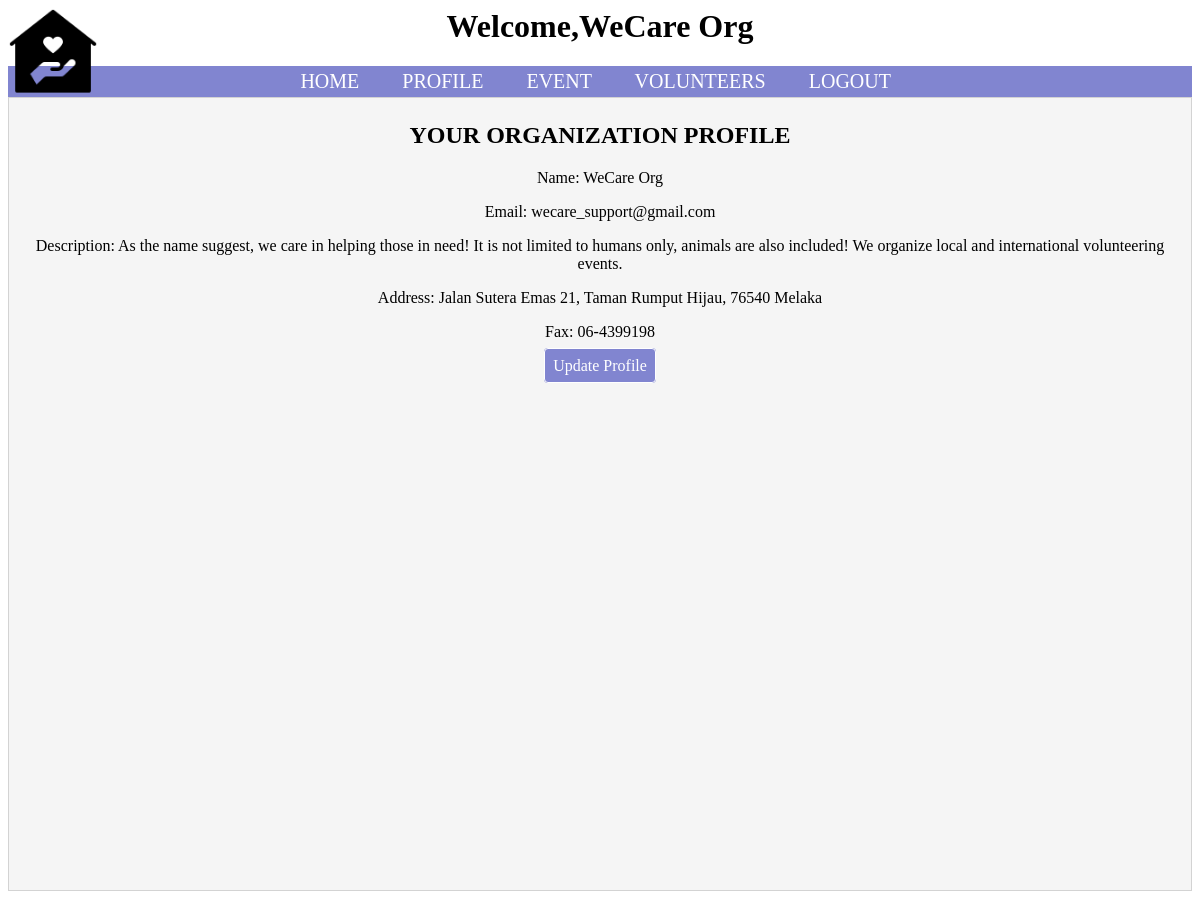
Screenshot of /manageOrg.php (signed in) with the database file from the repository.
### tables this page shows
CREATE TABLE `organisation` (
  `orgID` int(3) NOT NULL,
  `orgPwd` varchar(12) NOT NULL,
  `orgHash` varchar(255) NOT NULL,
  `orgName` varchar(50) NOT NULL,
  `orgEmail` varchar(64) NOT NULL,
  `orgDescription` varchar(255) NOT NULL,
  `OrgFax` varchar(12) DEFAULT NULL,
  `OrgAddress` varchar(255) DEFAULT NULL
);

### manageOrg.php (the view, shortened to what this page needs)
<?php
include("config.php");
?>
<html>
<head>
<link rel="stylesheet" href="organisation.css?v=<?php echo time(); ?>">
</head>
<header>
<img class='icon' src='org.png'></img>
<?php if(isset($_SESSION["userName"])){
echo "<h1>Welcome,".$_SESSION["userName"]."</h1>";}else{ echo "<h1>Welcome, hackers</h1>";}?>
</header>
<nav>
	<a class="a1" href="org_index.php"> HOME </a>&nbsp
	<a class="a1" href="manageOrg.php"> PROFILE </a>&nbsp
	<a class="a1" href="eventOrg.php"> EVENT </a>&nbsp
	<a class="a1" href="volunteerOrg.php"> VOLUNTEERS </a>&nbsp
	<a class="a1" href="logout.php"> LOGOUT </a>&nbsp
</nav>
<body>
<main>
<?php
	$sql = "SELECT orgName, orgEmail, OrgFax, OrgAddress,orgDescription from organisation WHERE orgName='".$_SESSION["userName"]."';";
	$result= $conn->query($sql);
	if($result->num_rows == 1){
		while($row=$result->fetch_assoc()){
?>
	<center>
	<h2> YOUR ORGANIZATION PROFILE </h2>
	<p> Name: <?php echo $row['orgName']?> </p>
	<p> Email: <?php echo $row['orgEmail']?> </p>
	<p> Description: <?php echo $row['orgDescription']?> </p>
	<p> Address: <?php echo $row['OrgAddress']?> </p>
	<p> Fax: <?php echo $row['OrgFax']?> </p>
		<a class="button" href="changeOrg.php"> Update Profile </a>
<?php
		}
	}
?>
	</center>
	<br><br>
	</main>
</body>
</html>

### organisation.css (style rules this page uses)
body { background-color: white; }
main { padding: 4px; background-color: whitesmoke; border: 1px solid lightgray; height: 100%; }
nav { padding: 4px; text-align: center; background-color: #8185D0; }
a { color: black; }
.a1 { text-decoration: none; padding: 15px; font-size: 20px; text-align: center; color: white; }
.button { text-decoration: none; border: 1px solid white; background-color: #8185D0; color: white; padding: 8px; border-radius: 4px; transition-duration: 0.2s; }
h1 { text-align: center; }
.icon { width: auto; height: 10%; position: absolute; }

### rows the page displays
organisation: orgName "WeCare Org", orgEmail "wecare_support@gmail.com", orgDescription "As the name suggest, we care in helping those in need! It is not limited to humans only, animals are also included! We organize local and international volunteering events.", OrgAddress "Jalan Sutera Emas 21, Taman Rumput Hijau, 76540 Melaka", OrgFax "06-4399198"

### other values shown
$_SESSION["userName"] "WeCare Org"
